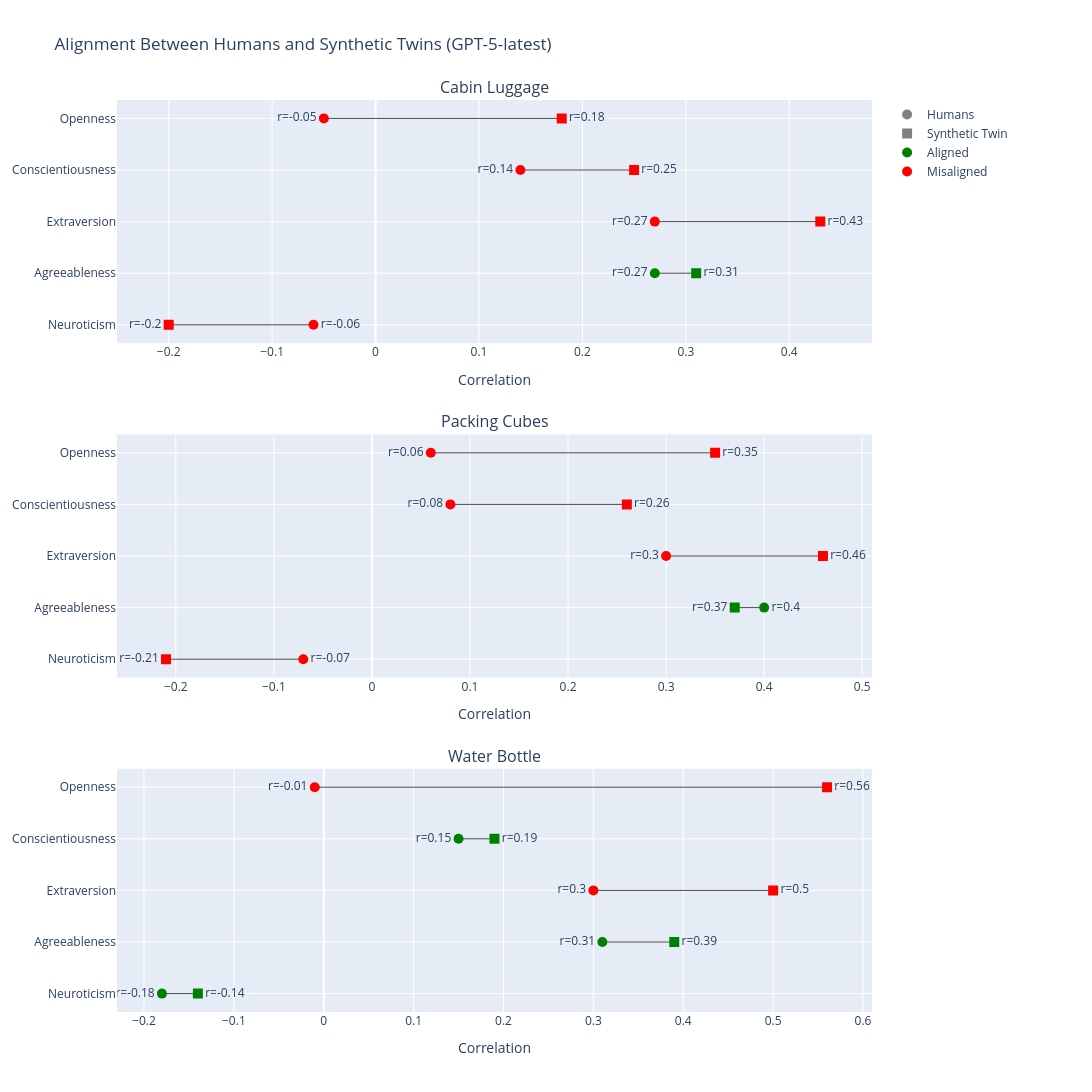

Notebook code cell kept with this figure:
### Code cell
plot_alignment_with_humans("gpt-5-latest")

### Figure 1 — Plotly figure (JSON) as saved in the notebook; plotly's stock layout.template omitted (floating-point values rounded to 4 significant figures)
{"data": [{"line": {"color": "black", "width": 1}, "mode": "lines", "opacity": 0.7, "showlegend": false, "type": "scatter", "x": [-0.05, 0.18], "xaxis": "x", "y": ["Openness", "Openness"], "yaxis": "y"}, {"marker": {"color": "red", "size": 10, "symbol": "circle"}, "mode": "markers+text", "showlegend": false, "text": ["r=-0.05"], "textposition": "middle left", "type": "scatter", "x": [-0.05], "xaxis": "x", "y": ["Openness"], "yaxis": "y"}, {"marker": {"color": "red", "size": 10, "symbol": "square"}, "mode": "markers+text", "showlegend": false, "text": ["r=0.18"], "textposition": "middle right", "type": "scatter", "x": [0.18], "xaxis": "x", "y": ["Openness"], "yaxis": "y"}, {"line": {"color": "black", "width": 1}, "mode": "lines", "opacity": 0.7, "showlegend": false, "type": "scatter", "x": [0.14, 0.25], "xaxis": "x", "y": ["Conscientiousness", "Conscientiousness"], "yaxis": "y"}, {"marker": {"color": "red", "size": 10, "symbol": "circle"}, "mode": "markers+text", "showlegend": false, "text": ["r=0.14"], "textposition": "middle left", "type": "scatter", "x": [0.14], "xaxis": "x", "y": ["Conscientiousness"], "yaxis": "y"}, {"marker": {"color": "red", "size": 10, "symbol": "square"}, "mode": "markers+text", "showlegend": false, "text": ["r=0.25"], "textposition": "middle right", "type": "scatter", "x": [0.25], "xaxis": "x", "y": ["Conscientiousness"], "yaxis": "y"}, {"line": {"color": "black", "width": 1}, "mode": "lines", "opacity": 0.7, "showlegend": false, "type": "scatter", "x": [0.27, 0.43], "xaxis": "x", "y": ["Extraversion", "Extraversion"], "yaxis": "y"}, {"marker": {"color": "red", "size": 10, "symbol": "circle"}, "mode": "markers+text", "showlegend": false, "text": ["r=0.27"], "textposition": "middle left", "type": "scatter", "x": [0.27], "xaxis": "x", "y": ["Extraversion"], "yaxis": "y"}, {"marker": {"color": "red", "size": 10, "symbol": "square"}, "mode": "markers+text", "showlegend": false, "text": ["r=0.43"], "textposition": "middle right", "type": "scatter", "x": [0.43], "xaxis": "x", "y": ["Extraversion"], "yaxis": "y"}, {"line": {"color": "black", "width": 1}, "mode": "lines", "opacity": 0.7, "showlegend": false, "type": "scatter", "x": [0.27, 0.31], "xaxis": "x", "y": ["Agreeableness", "Agreeableness"], "yaxis": "y"}, {"marker": {"color": "green", "size": 10, "symbol": "circle"}, "mode": "markers+text", "showlegend": false, "text": ["r=0.27"], "textposition": "middle left", "type": "scatter", "x": [0.27], "xaxis": "x", "y": ["Agreeableness"], "yaxis": "y"}, {"marker": {"color": "green", "size": 10, "symbol": "square"}, "mode": "markers+text", "showlegend": false, "text": ["r=0.31"], "textposition": "middle right", "type": "scatter", "x": [0.31], "xaxis": "x", "y": ["Agreeableness"], "yaxis": "y"}, {"line": {"color": "black", "width": 1}, "mode": "lines", "opacity": 0.7, "showlegend": false, "type": "scatter", "x": [-0.06, -0.2], "xaxis": "x", "y": ["Neuroticism", "Neuroticism"], "yaxis": "y"}, {"marker": {"color": "red", "size": 10, "symbol": "circle"}, "mode": "markers+text", "showlegend": false, "text": ["r=-0.06"], "textposition": "middle right", "type": "scatter", "x": [-0.06], "xaxis": "x", "y": ["Neuroticism"], "yaxis": "y"}, {"marker": {"color": "red", "size": 10, "symbol": "square"}, "mode": "markers+text", "showlegend": false, "text": ["r=-0.2"], "textposition": "middle left", "type": "scatter", "x": [-0.2], "xaxis": "x", "y": ["Neuroticism"], "yaxis": "y"}, {"line": {"color": "black", "width": 1}, "mode": "lines", "opacity": 0.7, "showlegend": false, "type": "scatter", "x": [0.06, 0.35], "xaxis": "x2", "y": ["Openness", "Openness"], "yaxis": "y2"}, {"marker": {"color": "red", "size": 10, "symbol": "circle"}, "mode": "markers+text", "showlegend": false, "text": ["r=0.06"], "textposition": "middle left", "type": "scatter", "x": [0.06], "xaxis": "x2", "y": ["Openness"], "yaxis": "y2"}, {"marker": {"color": "red", "size": 10, "symbol": "square"}, "mode": "markers+text", "showlegend": false, "text": ["r=0.35"], "textposition": "middle right", "type": "scatter", "x": [0.35], "xaxis": "x2", "y": ["Openness"], "yaxis": "y2"}, {"line": {"color": "black", "width": 1}, "mode": "lines", "opacity": 0.7, "showlegend": false, "type": "scatter", "x": [0.08, 0.26], "xaxis": "x2", "y": ["Conscientiousness", "Conscientiousness"], "yaxis": "y2"}, {"marker": {"color": "red", "size": 10, "symbol": "circle"}, "mode": "markers+text", "showlegend": false, "text": ["r=0.08"], "textposition": "middle left", "type": "scatter", "x": [0.08], "xaxis": "x2", "y": ["Conscientiousness"], "yaxis": "y2"}, {"marker": {"color": "red", "size": 10, "symbol": "square"}, "mode": "markers+text", "showlegend": false, "text": ["r=0.26"], "textposition": "middle right", "type": "scatter", "x": [0.26], "xaxis": "x2", "y": ["Conscientiousness"], "yaxis": "y2"}, {"line": {"color": "black", "width": 1}, "mode": "lines", "opacity": 0.7, "showlegend": false, "type": "scatter", "x": [0.3, 0.46], "xaxis": "x2", "y": ["Extraversion", "Extraversion"], "yaxis": "y2"}, {"marker": {"color": "red", "size": 10, "symbol": "circle"}, "mode": "markers+text", "showlegend": false, "text": ["r=0.3"], "textposition": "middle left", "type": "scatter", "x": [0.3], "xaxis": "x2", "y": ["Extraversion"], "yaxis": "y2"}, {"marker": {"color": "red", "size": 10, "symbol": "square"}, "mode": "markers+text", "showlegend": false, "text": ["r=0.46"], "textposition": "middle right", "type": "scatter", "x": [0.46], "xaxis": "x2", "y": ["Extraversion"], "yaxis": "y2"}, {"line": {"color": "black", "width": 1}, "mode": "lines", "opacity": 0.7, "showlegend": false, "type": "scatter", "x": [0.4, 0.37], "xaxis": "x2", "y": ["Agreeableness", "Agreeableness"], "yaxis": "y2"}, {"marker": {"color": "green", "size": 10, "symbol": "circle"}, "mode": "markers+text", "showlegend": false, "text": ["r=0.4"], "textposition": "middle right", "type": "scatter", "x": [0.4], "xaxis": "x2", "y": ["Agreeableness"], "yaxis": "y2"}, {"marker": {"color": "green", "size": 10, "symbol": "square"}, "mode": "markers+text", "showlegend": false, "text": ["r=0.37"], "textposition": "middle left", "type": "scatter", "x": [0.37], "xaxis": "x2", "y": ["Agreeableness"], "yaxis": "y2"}, {"line": {"color": "black", "width": 1}, "mode": "lines", "opacity": 0.7, "showlegend": false, "type": "scatter", "x": [-0.07, -0.21], "xaxis": "x2", "y": ["Neuroticism", "Neuroticism"], "yaxis": "y2"}, {"marker": {"color": "red", "size": 10, "symbol": "circle"}, "mode": "markers+text", "showlegend": false, "text": ["r=-0.07"], "textposition": "middle right", "type": "scatter", "x": [-0.07], "xaxis": "x2", "y": ["Neuroticism"], "yaxis": "y2"}, {"marker": {"color": "red", "size": 10, "symbol": "square"}, "mode": "markers+text", "showlegend": false, "text": ["r=-0.21"], "textposition": "middle left", "type": "scatter", "x": [-0.21], "xaxis": "x2", "y": ["Neuroticism"], "yaxis": "y2"}, {"line": {"color": "black", "width": 1}, "mode": "lines", "opacity": 0.7, "showlegend": false, "type": "scatter", "x": [-0.01, 0.56], "xaxis": "x3", "y": ["Openness", "Openness"], "yaxis": "y3"}, {"marker": {"color": "red", "size": 10, "symbol": "circle"}, "mode": "markers+text", "showlegend": false, "text": ["r=-0.01"], "textposition": "middle left", "type": "scatter", "x": [-0.01], "xaxis": "x3", "y": ["Openness"], "yaxis": "y3"}, {"marker": {"color": "red", "size": 10, "symbol": "square"}, "mode": "markers+text", "showlegend": false, "text": ["r=0.56"], "textposition": "middle right", "type": "scatter", "x": [0.56], "xaxis": "x3", "y": ["Openness"], "yaxis": "y3"}, {"line": {"color": "black", "width": 1}, "mode": "lines", "opacity": 0.7, "showlegend": false, "type": "scatter", "x": [0.15, 0.19], "xaxis": "x3", "y": ["Conscientiousness", "Conscientiousness"], "yaxis": "y3"}, {"marker": {"color": "green", "size": 10, "symbol": "circle"}, "mode": "markers+text", "showlegend": false, "text": ["r=0.15"], "textposition": "middle left", "type": "scatter", "x": [0.15], "xaxis": "x3", "y": ["Conscientiousness"], "yaxis": "y3"}, {"marker": {"color": "green", "size": 10, "symbol": "square"}, "mode": "markers+text", "showlegend": false, "text": ["r=0.19"], "textposition": "middle right", "type": "scatter", "x": [0.19], "xaxis": "x3", "y": ["Conscientiousness"], "yaxis": "y3"}, {"line": {"color": "black", "width": 1}, "mode": "lines", "opacity": 0.7, "showlegend": false, "type": "scatter", "x": [0.3, 0.5], "xaxis": "x3", "y": ["Extraversion", "Extraversion"], "yaxis": "y3"}, {"marker": {"color": "red", "size": 10, "symbol": "circle"}, "mode": "markers+text", "showlegend": false, "text": ["r=0.3"], "textposition": "middle left", "type": "scatter", "x": [0.3], "xaxis": "x3", "y": ["Extraversion"], "yaxis": "y3"}, {"marker": {"color": "red", "size": 10, "symbol": "square"}, "mode": "markers+text", "showlegend": false, "text": ["r=0.5"], "textposition": "middle right", "type": "scatter", "x": [0.5], "xaxis": "x3", "y": ["Extraversion"], "yaxis": "y3"}, {"line": {"color": "black", "width": 1}, "mode": "lines", "opacity": 0.7, "showlegend": false, "type": "scatter", "x": [0.31, 0.39], "xaxis": "x3", "y": ["Agreeableness", "Agreeableness"], "yaxis": "y3"}, {"marker": {"color": "green", "size": 10, "symbol": "circle"}, "mode": "markers+text", "showlegend": false, "text": ["r=0.31"], "textposition": "middle left", "type": "scatter", "x": [0.31], "xaxis": "x3", "y": ["Agreeableness"], "yaxis": "y3"}, {"marker": {"color": "green", "size": 10, "symbol": "square"}, "mode": "markers+text", "showlegend": false, "text": ["r=0.39"], "textposition": "middle right", "type": "scatter", "x": [0.39], "xaxis": "x3", "y": ["Agreeableness"], "yaxis": "y3"}, {"line": {"color": "black", "width": 1}, "mode": "lines", "opacity": 0.7, "showlegend": false, "type": "scatter", "x": [-0.18, -0.14], "xaxis": "x3", "y": ["Neuroticism", "Neuroticism"], "yaxis": "y3"}, {"marker": {"color": "green", "size": 10, "symbol": "circle"}, "mode": "markers+text", "showlegend": false, "text": ["r=-0.18"], "textposition": "middle left", "type": "scatter", "x": [-0.18], "xaxis": "x3", "y": ["Neuroticism"], "yaxis": "y3"}, {"marker": {"color": "green", "size": 10, "symbol": "square"}, "mode": "markers+text", "showlegend": false, "text": ["r=-0.14"], "textposition": "middle right", "type": "scatter", "x": [-0.14], "xaxis": "x3", "y": ["Neuroticism"], "yaxis": "y3"}, {"marker": {"color": "gray", "size": 10, "symbol": "circle"}, "mode": "markers", "name": "Humans", "type": "scatter", "x": [null], "y": [null]}, {"marker": {"color": "gray", "size": 10, "symbol": "square"}, "mode": "markers", "name": "Synthetic Twin", "type": "scatter", "x": [null], "y": [null]}, {"marker": {"color": "green", "size": 10, "symbol": "circle"}, "mode": "markers", "name": "Aligned", "type": "scatter", "x": [null], "y": [null]}, {"marker": {"color": "red", "size": 10, "symbol": "circle"}, "mode": "markers", "name": "Misaligned", "type": "scatter", "x": [null], "y": [null]}], "layout": {"annotations": [{"font": {"size": 16}, "showarrow": false, "text": "Cabin Luggage", "x": 0.5, "xanchor": "center", "xref": "paper", "y": 1, "yanchor": "bottom", "yref": "paper"}, {"font": {"size": 16}, "showarrow": false, "text": "Packing Cubes", "x": 0.5, "xanchor": "center", "xref": "paper", "y": 0.6333, "yanchor": "bottom", "yref": "paper"}, {"font": {"size": 16}, "showarrow": false, "text": "Water Bottle", "x": 0.5, "xanchor": "center", "xref": "paper", "y": 0.2667, "yanchor": "bottom", "yref": "paper"}], "height": 1400, "legend": {"borderwidth": 0, "font": {"size": 12}, "traceorder": "normal", "x": 1.02, "y": 1}, "margin": {"b": 80, "l": 100, "r": 220, "t": 100}, "title": {"text": "Alignment Between Humans and Synthetic Twins (GPT-5-latest)"}, "width": 1300, "xaxis": {"anchor": "y", "domain": [0, 1], "range": [-0.25, 0.48], "title": {"text": "Correlation"}}, "xaxis2": {"anchor": "y2", "domain": [0, 1], "range": [-0.26, 0.51], "title": {"text": "Correlation"}}, "xaxis3": {"anchor": "y3", "domain": [0, 1], "range": [-0.23, 0.61], "title": {"text": "Correlation"}}, "yaxis": {"anchor": "x", "categoryarray": ["Neuroticism", "Agreeableness", "Extraversion", "Conscientiousness", "Openness"], "categoryorder": "array", "domain": [0.7333, 1]}, "yaxis2": {"anchor": "x2", "categoryarray": ["Neuroticism", "Agreeableness", "Extraversion", "Conscientiousness", "Openness"], "categoryorder": "array", "domain": [0.3667, 0.6333]}, "yaxis3": {"anchor": "x3", "categoryarray": ["Neuroticism", "Agreeableness", "Extraversion", "Conscientiousness", "Openness"], "categoryorder": "array", "domain": [0, 0.2667]}}}
